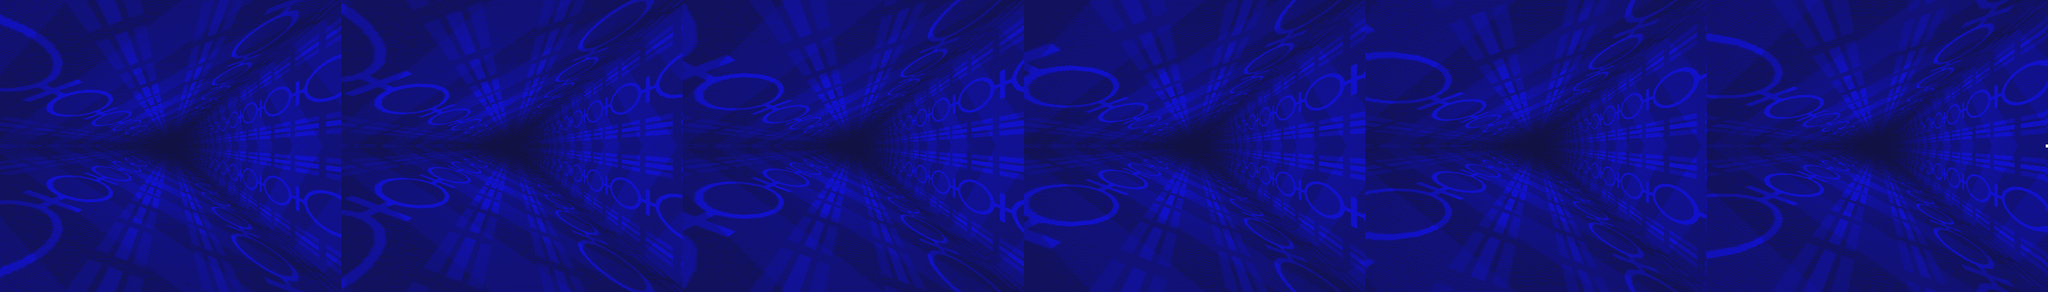

Tiled map render using the project's own tile images. Description and the map definition, with tile-layer contents summarised, below:
An orthogonal 168x24 tile map with 16x16 px tiles, 4 tile layers (map, blocks, actors, foreground), 3 tilesets.

<map version="1.2" tiledversion="1.2.4" orientation="orthogonal" renderorder="right-down" width="168" height="24" tilewidth="16" tileheight="16" hexsidelength="0" infinite="0" nextlayerid="6" nextobjectid="1">
  <properties>
    <property name="divert_timer" type="string" value="!00_bg_anim" />
    <property name="divert_timerframes" type="int" value="0" />
  </properties>
  <tileset firstgid="1" source="../Actors.tsx" />
  <tileset firstgid="257" source="../Blocks.tsx" />
  <tileset firstgid="513" source="Demo_level.tileset.tsx" />
  <layer id="1" name="map" width="168" height="24">
    <data>[4032 cells, 4032 non-empty, 4011 distinct tile ids]</data>
    <properties>
      <property name="amiga_ocs" type="bool" value="true" />
      <property name="foreground" type="bool" value="False" />
      <property name="amiga_aga_cd32" type="bool" value="true" />
    </properties>
  </layer>
  <layer id="2" name="blocks" width="168" height="24">
    <data>[4032 cells, 0 non-empty, 0 distinct tile ids]</data>
    <properties>
      <property name="amiga_ocs" type="bool" value="true" />
      <property name="foreground" type="bool" value="False" />
      <property name="amiga_aga_cd32" type="bool" value="true" />
    </properties>
  </layer>
  <layer id="3" name="actors" width="168" height="24">
    <data>[4032 cells, 0 non-empty, 0 distinct tile ids]</data>
    <properties>
      <property name="amiga_ocs" type="bool" value="true" />
      <property name="foreground" type="bool" value="False" />
      <property name="amiga_aga_cd32" type="bool" value="true" />
    </properties>
  </layer>
  <layer id="4" name="foreground" width="168" height="24">
    <data>[4032 cells, 0 non-empty, 0 distinct tile ids]</data>
    <properties>
      <property name="amiga_ocs" type="bool" value="true" />
      <property name="foreground" type="bool" value="True" />
      <property name="amiga_aga_cd32" type="bool" value="true" />
    </properties>
  </layer>
  <objectgroup id="0" name="events" />
</map>
